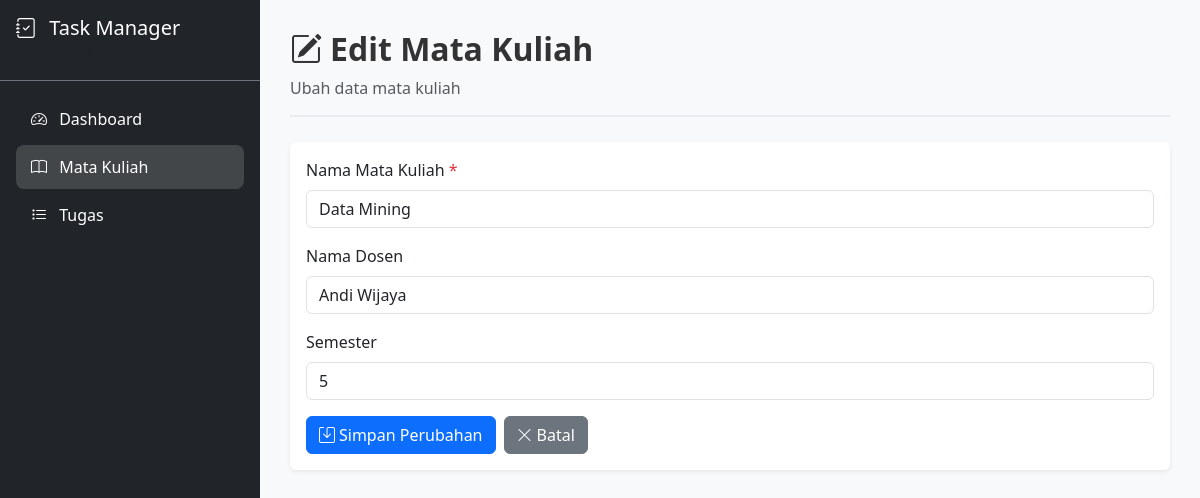
/courses/edit.php?id=2, run on the app's committed database.
### tables this page shows
CREATE TABLE `courses` (
    `course_id` INT AUTO_INCREMENT PRIMARY KEY,
    `course_name` VARCHAR(100) NOT NULL,
    `lecturer` VARCHAR(100) NULL,
    `semester` VARCHAR(20) NULL,
    `created_at` TIMESTAMP DEFAULT CURRENT_TIMESTAMP
);

### config/database.php (called while the page is built, shortened)
<?php
function e($string) {
    return htmlspecialchars($string ?? '', ENT_QUOTES, 'UTF-8');
}
function baseUrl($path = '') {
    $projectRoot = '/student-task-manager';
    return $projectRoot . '/' . ltrim($path, '/');
}

### courses/edit.php (the view, shortened to what this page needs)
<?php
require_once __DIR__ . '/../config/database.php';
$courseId = validateId($_GET['id'] ?? '');
$stmt = $pdo->prepare("SELECT * FROM courses WHERE course_id = ?");
$stmt->execute([$courseId]);
$course = $stmt->fetch();
include __DIR__ . '/../includes/header.php';
include __DIR__ . '/../includes/sidebar.php';
?>
<div class="main-content">
    <div class="page-header">
        <h2><i class="bi bi-pencil-square me-2"></i>Edit Mata Kuliah</h2>
        <p class="text-muted mb-0">Ubah data mata kuliah</p>
    </div>
    <div class="card border-0 shadow-sm">
        <div class="card-body">
            <form action="<?= baseUrl('courses/update.php') ?>" method="POST">
                <div class="mb-3">
                    <label for="course_name" class="form-label">Nama Mata Kuliah <span class="text-danger">*</span></label>
                    <input type="text" class="form-control" id="course_name" name="course_name" required maxlength="100" value="<?= e($course['course_name']) ?>">
                </div>
                <div class="mb-3">
                    <label for="lecturer" class="form-label">Nama Dosen</label>
                    <input type="text" class="form-control" id="lecturer" name="lecturer" maxlength="100" value="<?= e($course['lecturer']) ?>">
                </div>
                <div class="mb-3">
                    <label for="semester" class="form-label">Semester</label>
                    <input type="text" class="form-control" id="semester" name="semester" maxlength="20" value="<?= e($course['semester']) ?>">
                </div>
                <div class="d-flex gap-2">
                    <button type="submit" class="btn btn-primary">
                        <i class="bi bi-save me-1"></i>Simpan Perubahan
                    </button>
                    <a href="<?= baseUrl('courses/index.php') ?>" class="btn btn-secondary">
                        <i class="bi bi-x-lg me-1"></i>Batal
                    </a>
                </div>
            </form>
        </div>
    </div>
</div>
<?php include __DIR__ . '/../includes/footer.php'; ?>

### assets/css/style.css (style rules this page uses)
.main-content { flex: 1; padding: 30px; min-height: 100vh; background-color: #f8f9fa; }
@media (min-width: 992px) { .main-content { margin-left: 260px; } }
.form-label { font-weight: 500; }
.page-header { margin-bottom: 25px; padding-bottom: 15px; border-bottom: 2px solid #e9ecef; }
.page-header h2 { font-weight: 700; color: #333; }

### data on the page
courses: course_name "Data Mining", lecturer "Andi Wijaya", semester "5"
